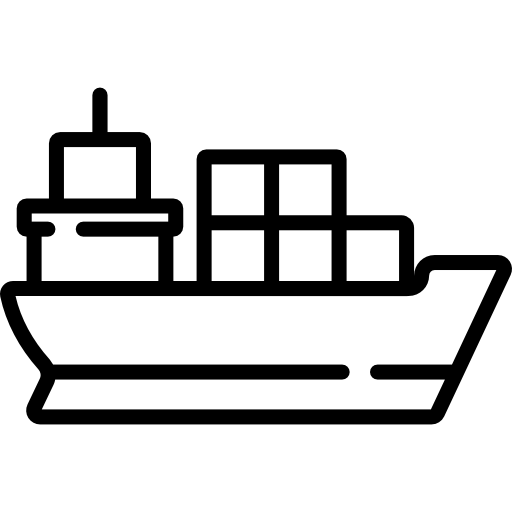
#> input picture src/assets/based_vessels_png/Cargo.png, 512 x 512 px, found by its file name; its folder holds 4 pictures in this run
$ python recolor_png.py
#> lines starting #> are read from the running program, lines starting #| are printed output that depends on the picture
# base color = #000000
from PIL import Image
from vessel_colors import status_colors
import os

# --- Settings ---
original_folder = "src/assets/based_vessels_png"
output_folder = "src/assets/colored_vessels_png"
based_color = "#000000"

def hex_to_rgba(hex_color, alpha=255):
    """Convert hex color string to RGBA tuple."""
    hex_color = hex_color.lstrip("#")
    if len(hex_color) == 6:
        r, g, b = tuple(int(hex_color[i:i+2], 16) for i in (0, 2, 4))
        return (r, g, b, alpha)
    elif len(hex_color) == 8:
        r, g, b, a = tuple(int(hex_color[i:i+2], 16) for i in (0, 2, 4, 6))
        return (r, g, b, a)
    else:
        raise ValueError("Hex color must be in #RRGGBB or #RRGGBBAA format.")


for filename in os.listdir(original_folder):
    for status, hex_color in status_colors.items():

        # Convert hex to RGBA
        old_color = hex_to_rgba(based_color)
        new_color = hex_to_rgba(hex_color)

        # --- Load image ---
        img = Image.open(os.path.join(original_folder, filename)).convert("RGBA")
#> img is the input picture: PIL image 512x512 RGBA; mean R, G, B, A 209, 209, 209, 43.2
        pixels = img.load()

        # --- Replace color ---
        for y in range(img.height):
            for x in range(img.width):
                if pixels[x, y] == old_color:
                    pixels[x, y] = new_color

        new_filename = filename.replace(".png", "") + '_' + status + '.png'

        # --- Save result ---
        output_path = os.path.join(output_folder, new_filename)
        img.save(output_path)
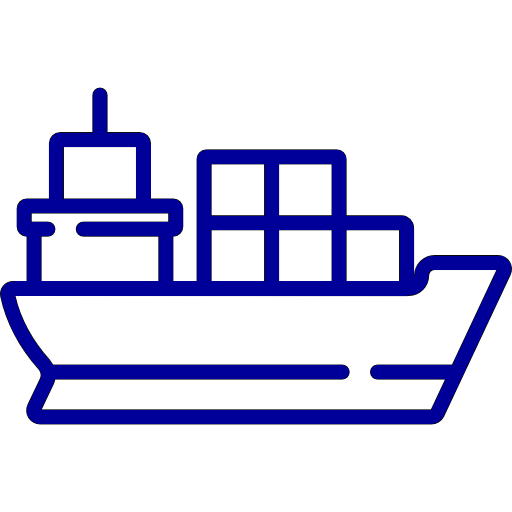
#> saved as Cargo_Under_way_using_engine.png: PIL image 512x512 RGBA; mean R, G, B, A 209, 209, 233.4, 43.2; transparent parts drawn white
#> pass 3 of the loop `for filename in os.listdir(original_folder):`:
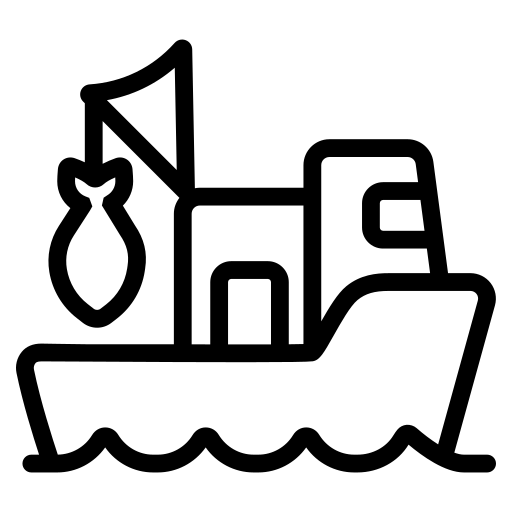
#> input picture src/assets/based_vessels_png/Fishing.png, 512 x 512 px, found by its file name
#> img is the input picture: PIL image 512x512 RGBA; mean R, G, B, A 0, 0, 0, 54.7
#> `img.save(output_path)`:
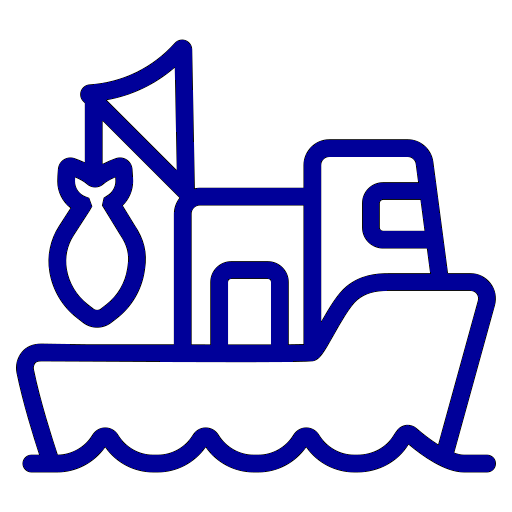
#> saved as Fishing_Under_way_using_engine.png: PIL image 512x512 RGBA; mean R, G, B, A 0, 0, 30.8, 54.7; transparent parts drawn white
#> the loop made 4 passes; the first 3 are shown
        print(f"Recolored: {new_filename}")
